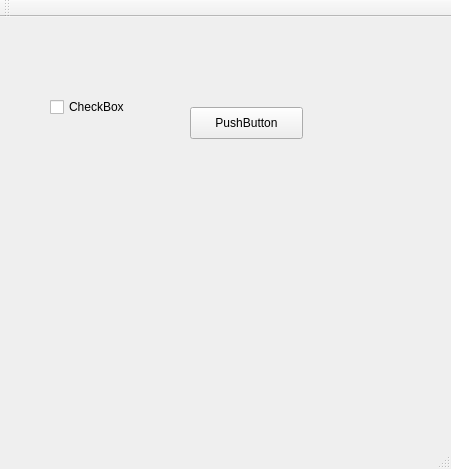
<?xml version="1.0" encoding="UTF-8"?>
<ui version="4.0">
 <class>MainWindow</class>
 <widget class="QMainWindow" name="MainWindow">
  <property name="geometry">
   <rect>
    <x>0</x>
    <y>0</y>
    <width>451</width>
    <height>469</height>
   </rect>
  </property>
  <property name="windowTitle">
   <string>MainWindow</string>
  </property>
  <widget class="QWidget" name="centralWidget">
   <widget class="QCheckBox" name="checkBox">
    <property name="geometry">
     <rect>
      <x>50</x>
      <y>80</y>
      <width>87</width>
      <height>20</height>
     </rect>
    </property>
    <property name="text">
     <string>CheckBox</string>
    </property>
   </widget>
   <widget class="QPushButton" name="pushButton">
    <property name="geometry">
     <rect>
      <x>190</x>
      <y>90</y>
      <width>113</width>
      <height>32</height>
     </rect>
    </property>
    <property name="text">
     <string>PushButton</string>
    </property>
   </widget>
  </widget>
  <widget class="QMenuBar" name="menuBar">
   <property name="geometry">
    <rect>
     <x>0</x>
     <y>0</y>
     <width>451</width>
     <height>22</height>
    </rect>
   </property>
  </widget>
  <widget class="QToolBar" name="mainToolBar">
   <attribute name="toolBarArea">
    <enum>TopToolBarArea</enum>
   </attribute>
   <attribute name="toolBarBreak">
    <bool>false</bool>
   </attribute>
  </widget>
  <widget class="QStatusBar" name="statusBar"/>
 </widget>
 <layoutdefault spacing="6" margin="11"/>
 <resources/>
 <connections/>
</ui>
